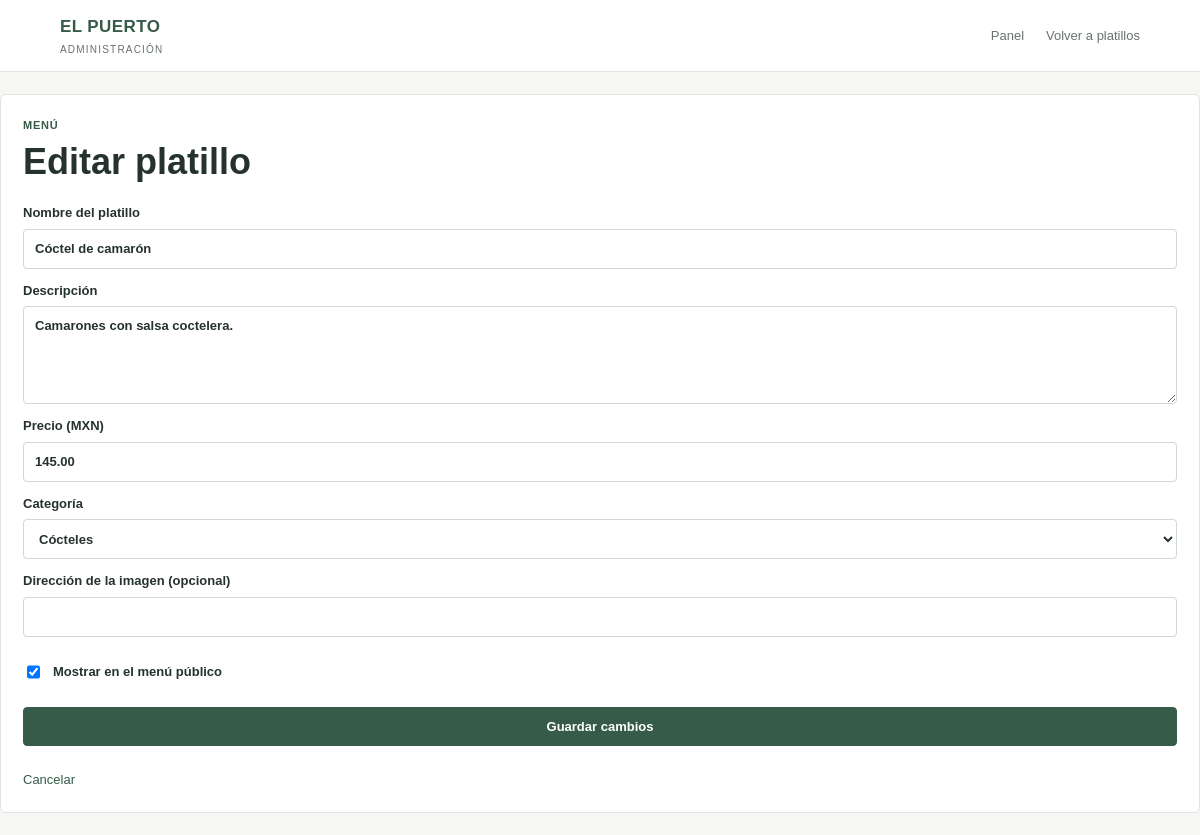
Screenshot of /admin/editar.php?id=2 (signed in) with the database file from the repository.
### tables this page shows
CREATE TABLE platillos (
     
    id INT AUTO_INCREMENT PRIMARY KEY,
     
    nombre VARCHAR(120) NOT NULL,
     
     
    descripcion VARCHAR(255),
     
     
    precio DECIMAL(10,2) NOT NULL,
     
     
    imagen VARCHAR(255) DEFAULT NULL,
     
     
    categoria_id INT NULL,
     
     
    disponible TINYINT(1) DEFAULT 1,
     
     
    CONSTRAINT fk_platillos_categoria
        FOREIGN KEY (categoria_id) REFERENCES categorias(id)
        ON DELETE SET NULL
);

CREATE TABLE categorias (
     
    id INT AUTO_INCREMENT PRIMARY KEY,
     
    nombre VARCHAR(80) NOT NULL
);

### admin/editar.php (the view, shortened to what this page needs)
<?php
require_once "../config/conexion.php";
$id = filter_input(INPUT_GET, "id", FILTER_VALIDATE_INT);
$consulta = $conexion->prepare("SELECT * FROM platillos WHERE id = ?");
$consulta->execute([$id]);
$platillo = $consulta->fetch(PDO::FETCH_ASSOC);
$consulta = $conexion->query("SELECT * FROM categorias ORDER BY nombre");
$categorias = $consulta->fetchAll(PDO::FETCH_ASSOC);
?>
<!DOCTYPE html>
<html lang="es">
<head>
    <link rel="stylesheet" href="../assets/css/estilos.css">
</head>
<body>
    <header class="barra">
        <a class="marca" href="../index.php">
            <span>EL PUERTO</span>
            <small>ADMINISTRACIÓN</small>
        </a>
        <nav>
            <a href="panel.php">Panel</a>
            <a href="platillos.php">Volver a platillos</a>
        </nav>
    </header>
    <main class="formulario-admin">
        <p class="etiqueta">MENÚ</p>
        <h1>Editar platillo</h1>
        <form method="POST">
            <label>
                Nombre del platillo
                <input
                    type="text"
                    name="nombre"
                    maxlength="120"
                    value="<?= htmlspecialchars($platillo["nombre"]) ?>"
                    required
                >
            </label>
            <label>
                Descripción
                <textarea name="descripcion" rows="4"><?= htmlspecialchars($platillo["descripcion"] ?? "") ?></textarea>
            </label>
            <label>
                Precio (MXN)
                <input
                    type="number"
                    name="precio"
                    min="0"
                    step="0.01"
                    value="<?= htmlspecialchars((string) $platillo["precio"]) ?>"
                    required
                >
            </label>
            <label>
                Categoría
                <select name="categoria">
                    <?php foreach ($categorias as $categoria): ?>
                        <option
                            value="<?= (int) $categoria["id"] ?>"
                            <?= $platillo["categoria_id"] == $categoria["id"] ? "selected" : "" ?>
                        >
                            <?= htmlspecialchars($categoria["nombre"]) ?>
                        </option>
                    <?php endforeach; ?>
                </select>
            </label>
            <label>
                Dirección de la imagen (opcional)
                <input
                    type="url"
                    name="imagen"
                    value="<?= htmlspecialchars($platillo["imagen"] ?? "") ?>"
                >
            </label>
            <label class="check-line">
                <input
                    type="checkbox"
                    name="disponible"
                    <?= $platillo["disponible"] ? "checked" : "" ?>
                >
                Mostrar en el menú público
            </label>
            <button class="boton boton-coral" type="submit">Guardar cambios</button>
            <a class="volver" href="platillos.php">Cancelar</a>
        </form>
    </main>
</body>
</html>

### assets/css/estilos.css (style rules this page uses)
* { box-sizing: border-box; }
:root { --fondo: #f6f7f5; --blanco: #ffffff; --texto: #26332d; --texto-suave: #68736d; --verde: #365b49; --verde-hover: #294938; --verde-claro: #edf3ef; --borde: #dfe5e0; --rojo: #a94f48; }
body { margin: 0; font-family: Arial, Helvetica, sans-serif; background: var(--fondo); color: var(--texto); line-height: 1.5; }
a { color: inherit; text-decoration: none; }
button, input, select, textarea { font: inherit; }
.topbar, .barra { min-height: 68px; padding: 14px max(5%, calc((100% - 1120px) / 2)); display: flex; align-items: center; justify-content: space-between; gap: 20px; background: var(--blanco); border-bottom: 1px solid var(--borde); }
.logo-admin, .marca { display: flex; flex-direction: column; color: var(--verde); font-size: 17px; font-weight: 700; letter-spacing: .4px; }
.logo-admin small, .marca small { margin-top: 2px; color: var(--texto-suave); font-size: 10px; font-weight: 400; letter-spacing: 1.2px; }
.topbar nav, .barra nav { display: flex; align-items: center; gap: 22px; color: var(--texto-suave); font-size: 13px; }
.eyebrow, .etiqueta { margin: 0 0 7px; color: var(--verde); font-size: 11px; font-weight: 700; letter-spacing: .8px; text-transform: uppercase; }
h1 { margin: 5px 0 8px; color: var(--texto); font-size: clamp(27px, 4vw, 36px); font-weight: 700; line-height: 1.2; }
.panel-contenido, .formulario-admin { margin: 22px 0; padding: 22px; background: var(--blanco); border: 1px solid var(--borde); border-radius: 6px; }
label { display: flex; flex-direction: column; gap: 6px; color: var(--texto); font-size: 13px; font-weight: 600; }
input, select, textarea { width: 100%; min-height: 40px; padding: 9px 11px; color: var(--texto); background: var(--blanco); border: 1px solid #cfd8d1; border-radius: 4px; font-size: 13px; }
textarea { min-height: 90px; resize: vertical; }
.boton-principal, .boton-secundario, .boton { display: inline-flex; align-items: center; justify-content: center; min-height: 38px; padding: 9px 15px; color: var(--blanco); background: var(--verde); border: 1px solid var(--verde); border-radius: 4px; font-size: 13px; font-weight: 600; cursor: pointer; }
.boton-coral { color: var(--blanco); background: var(--verde); border-color: var(--verde); }
.volver { display: inline-block; margin-top: 12px; color: var(--verde); font-size: 13px; }
.login form, .formulario-admin form { display: flex; flex-direction: column; gap: 12px; margin-top: 20px; }
.check-line { display: flex; flex-direction: row; align-items: center; gap: 10px; }
.check-line input { width: auto; }

### rows the page displays
platillos: nombre "Cóctel de camarón", descripcion "Camarones con salsa coctelera.", precio "145.00", categoria "Cócteles", disponible "☑"
